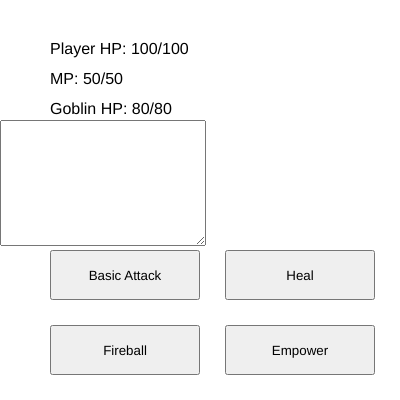
Frame 1 (no input)
Frame 60 (no input): identical to frame 1, image omitted
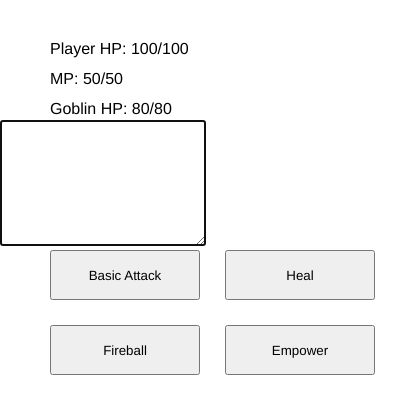
Frame 120 (the mouse pressed at the canvas centre since frame 60)

The p5.js sketch that drew these frames (run headless with seeded random() and noise() and a simulated clock; from frame 60 on, the mouse is pressed at the canvas centre):

// p5.js sketch
// ── sketch.js
let playerHP = 100;
let playerMP = 50;
let goblinHP = 80;
let gameLog = "";

// Declare variables for damage and heal ranges
let minBasicDamage = 5;
let maxBasicDamage = 10;
let minFireballDamage = 10;
let maxFireballDamage = 25;
let minHeal = 20;
let maxHeal = 30;

let gameLogArea;

function setup() {
  createCanvas(400, 400);
  
  let AttackButton = createButton('Basic Attack');
  AttackButton.position(50, 250);
  AttackButton.size(150,50);
  AttackButton.mousePressed(basicAttack);

  let FireballButton = createButton('Fireball');
  FireballButton.position(50,325);
  FireballButton.size(150,50);
  FireballButton.mousePressed(fireball);

  let HealButton = createButton('Heal')
  HealButton.position(225,250);
  HealButton.size(150,50);
  HealButton.mousePressed(heal);

  let EmpowerButton = createButton('Empower')
  EmpowerButton.position(225,325);
  EmpowerButton.size(150,50)
  EmpowerButton.mousePressed(empower);
  
  // Create a textarea for game log
  gameLogArea = createElement('textarea');
  gameLogArea.position(0, 120);
  gameLogArea.size(200, 120);
  gameLogArea.attribute('readonly', '');
}

function draw() {
  background(255);

  // Display player's health and mana points
  fill(0);
  textSize(16);
  textAlign(LEFT, CENTER);
  text(`Player HP: ${playerHP}/100`, 50, 50);
  text(`MP: ${playerMP}/50`, 50, 80);
  text(`Goblin HP: ${goblinHP}/80`, 50, 110);
  
  // Update game log content
  gameLogArea.value(gameLog);

  gameLogArea.elt.scrollTop = gameLogArea.elt.scrollHeight;
}

function basicAttack() {
  if (generateRandomHitChance()) {
    let damage = generateRandomDamage(5, 10);
    goblinHP -= damage;
    gameLog += "Player used basic attack! It did " + damage + " damage to goblin!\n";
  } else {
    gameLog += "Your Basic Attack missed!\n";
  }
  goblinTurn();
}

function fireball() {
  if (playerMP >= 6) {
    let damage = generateRandomDamage(10, 25);
    goblinHP -= damage;
    playerMP -= 6;
    gameLog += "Player used fireball! It did " + damage + " damage to goblin!\n";
  } else {
    gameLog += "Your action failed! You do not have enough MP!\n";
  }
  goblinTurn();
}

function heal() {
  if (playerMP >= 8) {
    let healing = generateRandomDamage(20, 30);
    playerMP -= 8;
    let healedAmount = Math.min(100 - playerHP, healing);
    playerHP += healedAmount;
    gameLog += "Player used heal and was healed for " + healedAmount + " health!\n";
  } else {
    gameLog += "Your action failed! You do not have enough MP!\n";
  }
  goblinTurn();
}

function empower() {
  if (playerMP >= 10) {
    playerMP -= 10;
    minBasicDamage += 1;
    maxBasicDamage += 2;
    minFireballDamage += 1;
    maxFireballDamage += 2;
    minHeal += 1;
    maxHeal += 2;
    gameLog += "Player used Empower and now has increased damage and healing!\n";
  } else {
    gameLog += "Your action failed! You do not have enough MP!\n";
  }
  goblinTurn();
}

function goblinTurn() {
  if (goblinHP <= 0) {
    gameLog += "You have defeated the goblin! Congratulations!\n";
    return;
  }

  let goblinTotalDamage = 0;
  for (let i = 0; i < 2; i++) {
    if (generateRandomHitChance()) {
      let damage = generateRandomDamage(3, 7);
      goblinTotalDamage += damage;
      gameLog += "Goblin hit you for " + damage + " damage!\n";
    } else {
      gameLog += "Goblin's attack missed!\n";
    }
  }
  playerHP -= goblinTotalDamage;

  if (playerHP <= 0) {
    gameLog += "You have been defeated by the goblin! Game over!\n";
    return;
  }
}

function generateRandomDamage(min, max) {
  return Math.floor(Math.random() * (max - min + 1)) + min;
}

function generateRandomHitChance() {
  return Math.random() <= 0.5;
}
